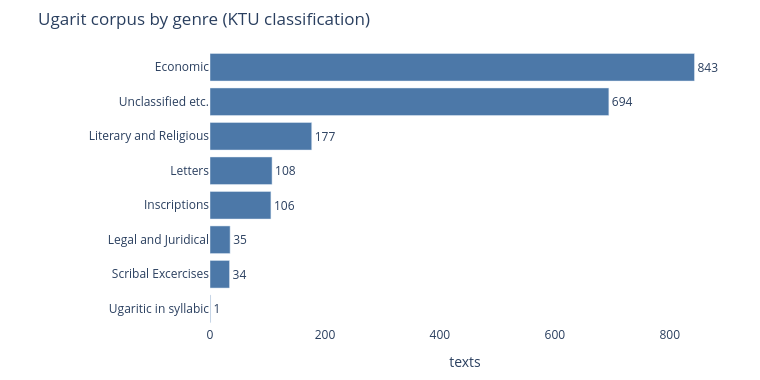
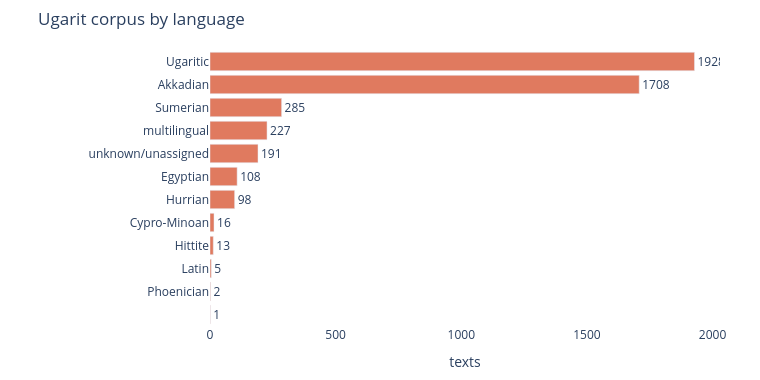
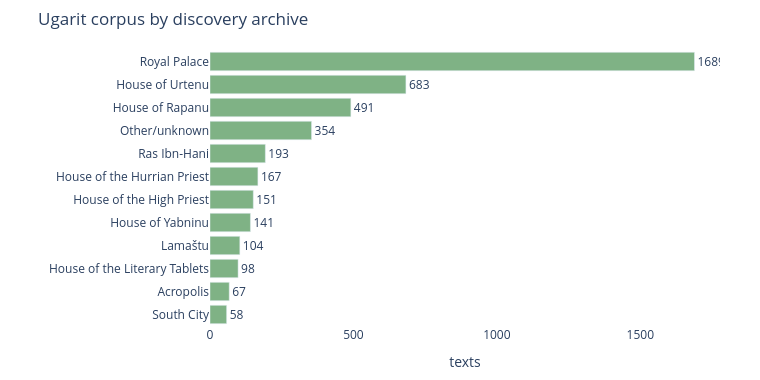

The cell these charts' notebook holds for them, in order:
### Markdown cell above
#todo: add size plot excercise

### Code cell
import plotly.express as px

def bar(series, title, color, n=12):
    d = series.head(n)[::-1]                              # largest on top
    fig = px.bar(x=d.values, y=d.index, orientation="h", title=title,
                 text=d.values, color_discrete_sequence=[color])
    fig.update_traces(textposition="outside")
    fig.update_layout(height=380, width=760, xaxis_title="texts", yaxis_title="",
                      margin=dict(l=210, r=40, t=50, b=30),
                      paper_bgcolor="white", plot_bgcolor="white")
    fig.show()

bar(genre,    "Ugarit corpus by genre (KTU classification)", "#4c78a8")
bar(language, "Ugarit corpus by language", "#e07a5f")
bar(archive,  "Ugarit corpus by discovery archive", "#7fb285")

### Figure 1 — Plotly figure (JSON) as saved in the notebook; plotly's stock layout.template omitted (floating-point values rounded to 4 significant figures)
{"data": [{"hovertemplate": "x=%{x}<br>y=%{y}<br>text=%{text}<extra></extra>", "legendgroup": "", "marker": {"color": "#4c78a8", "pattern": {"shape": ""}}, "name": "", "orientation": "h", "showlegend": false, "text": [1.0, 34.0, 35.0, 106.0, 108.0, 177.0, 694.0, 843.0], "textposition": "outside", "type": "bar", "x": [1, 34, 35, 106, 108, 177, 694, 843], "xaxis": "x", "y": ["Ugaritic in syllabic", "Scribal Excercises", "Legal and Juridical", "Inscriptions", "Letters", "Literary and Religious", "Unclassified etc.", "Economic"], "yaxis": "y"}], "layout": {"barmode": "relative", "height": 380, "legend": {"tracegroupgap": 0}, "margin": {"b": 30, "l": 210, "r": 40, "t": 50}, "paper_bgcolor": "white", "plot_bgcolor": "white", "title": {"text": "Ugarit corpus by genre (KTU classification)"}, "width": 760, "xaxis": {"anchor": "y", "domain": [0, 1], "title": {"text": "texts"}}, "yaxis": {"anchor": "x", "domain": [0, 1], "title": {"text": ""}}}}

### Figure 2 — Plotly figure (JSON) as saved in the notebook; plotly's stock layout.template omitted (floating-point values rounded to 4 significant figures)
{"data": [{"hovertemplate": "x=%{x}<br>y=%{y}<br>text=%{text}<extra></extra>", "legendgroup": "", "marker": {"color": "#e07a5f", "pattern": {"shape": ""}}, "name": "", "orientation": "h", "showlegend": false, "text": [1.0, 2.0, 5.0, 13.0, 16.0, 98.0, 108.0, 191.0, 227.0, 285.0, 1708.0, 1928.0], "textposition": "outside", "type": "bar", "x": [1, 2, 5, 13, 16, 98, 108, 191, 227, 285, 1708, 1928], "xaxis": "x", "y": ["", "Phoenician", "Latin", "Hittite", "Cypro-Minoan", "Hurrian", "Egyptian", "unknown/unassigned", "multilingual", "Sumerian", "Akkadian", "Ugaritic"], "yaxis": "y"}], "layout": {"barmode": "relative", "height": 380, "legend": {"tracegroupgap": 0}, "margin": {"b": 30, "l": 210, "r": 40, "t": 50}, "paper_bgcolor": "white", "plot_bgcolor": "white", "title": {"text": "Ugarit corpus by language"}, "width": 760, "xaxis": {"anchor": "y", "domain": [0, 1], "title": {"text": "texts"}}, "yaxis": {"anchor": "x", "domain": [0, 1], "title": {"text": ""}}}}

### Figure 3 — Plotly figure (JSON) as saved in the notebook; plotly's stock layout.template omitted (floating-point values rounded to 4 significant figures)
{"data": [{"hovertemplate": "x=%{x}<br>y=%{y}<br>text=%{text}<extra></extra>", "legendgroup": "", "marker": {"color": "#7fb285", "pattern": {"shape": ""}}, "name": "", "orientation": "h", "showlegend": false, "text": [58.0, 67.0, 98.0, 104.0, 141.0, 151.0, 167.0, 193.0, 354.0, 491.0, 683.0, 1689.0], "textposition": "outside", "type": "bar", "x": [58, 67, 98, 104, 141, 151, 167, 193, 354, 491, 683, 1689], "xaxis": "x", "y": ["South City", "Acropolis", "House of the Literary Tablets", "Lamaštu", "House of Yabninu", "House of the High Priest", "House of the Hurrian Priest", "Ras Ibn-Hani", "Other/unknown", "House of Rapanu", "House of Urtenu", "Royal Palace"], "yaxis": "y"}], "layout": {"barmode": "relative", "height": 380, "legend": {"tracegroupgap": 0}, "margin": {"b": 30, "l": 210, "r": 40, "t": 50}, "paper_bgcolor": "white", "plot_bgcolor": "white", "title": {"text": "Ugarit corpus by discovery archive"}, "width": 760, "xaxis": {"anchor": "y", "domain": [0, 1], "title": {"text": "texts"}}, "yaxis": {"anchor": "x", "domain": [0, 1], "title": {"text": ""}}}}
